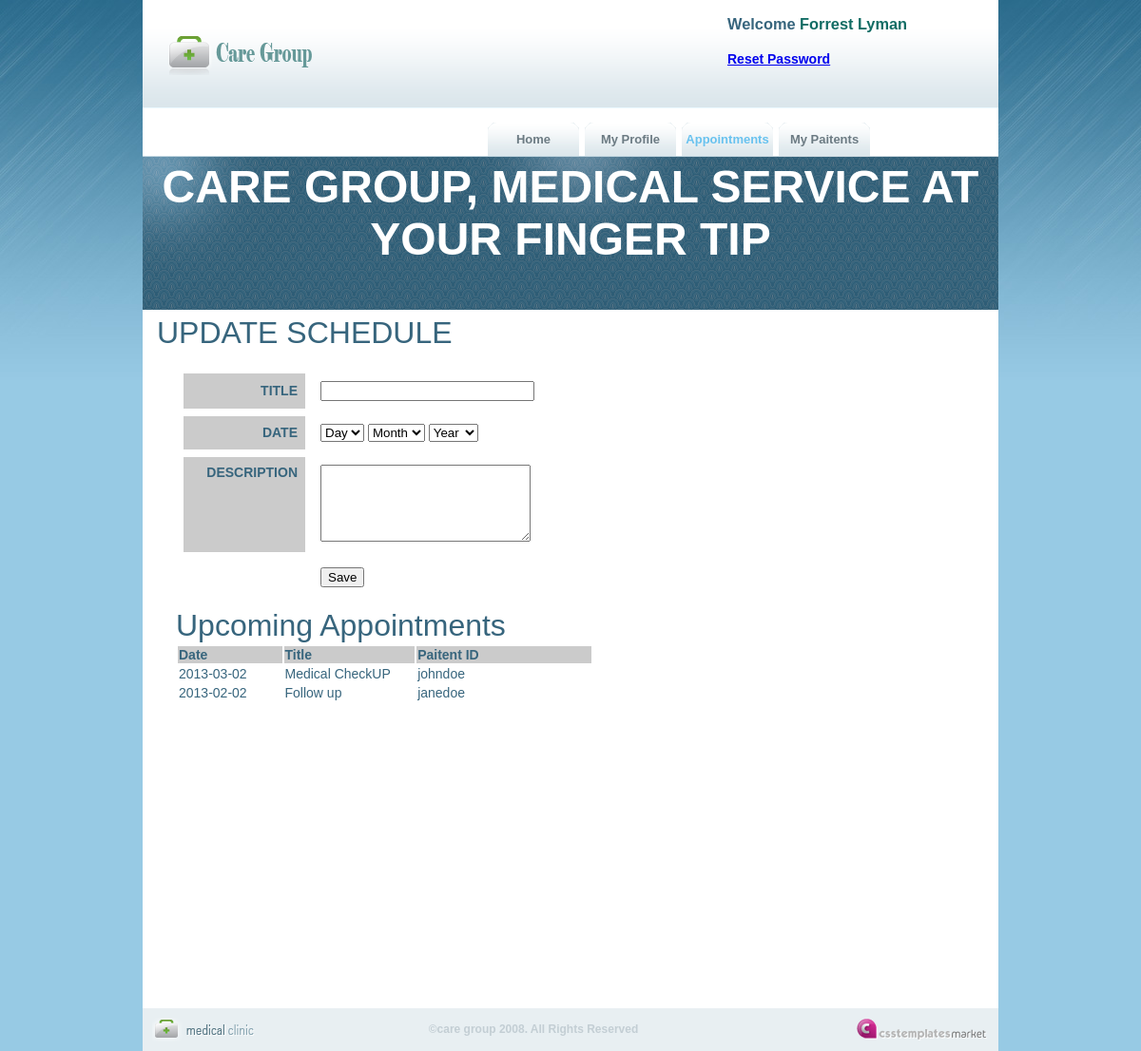
/MyAppointments.php (signed in), run on the app's committed database.
### tables this page shows
CREATE TABLE `appointments` (
  `id` int(10) unsigned NOT NULL auto_increment,
  `PaitentID` varchar(45) NOT NULL,
  `Docid` varchar(20) NOT NULL,
  `aDate` date NOT NULL,
  `Description` varchar(150) NOT NULL,
  `Title` varchar(45) NOT NULL,
  PRIMARY KEY  (`id`),
  KEY `FK_appointments_pat` (`PaitentID`),
  KEY `FK_appointments_doc` (`Docid`)
);

### Include/db.php (called while the page is built, shortened)
<?php
    class DataManager
    {
        var $user = "Admin";
        var $pass = "P@SSW)RD";
        var $dbHost = "localhost";
        function DataManager()
        {
            $this->con = mysql_connect($this->dbHost, $this->user, $this->pass)
            or die ("Could not connect to db: " . mysql_error());
		}
		function getDocApp2($did)
		{
			return mysql_query("SELECT * FROM appointments WHERE DocID='".$did."'");
		}
	}
?>

### MyAppointments.php (the view, shortened to what this page needs)
<?php
require_once("Include/db.php");
$db=new DataManager();
?>
<!DOCTYPE HTML>
<html>
<head>
<link href="Style/style.css" rel="stylesheet" type="text/css">
</head>
<body>
<div id="main_container">
	<div class="header">
    	<div id="logo"><a href="index.php"><img src="Style/images/logo.png" alt="" title="" width="162" height="54" border="0" /></a></div>
    	<div class="right_header">
            <div class="top_menu">
            <h3>Welcome  <span class="dark_blue"><?php echo $_SESSION['User'];?></span></h3>
            <h4><a href="changePW.php">Reset Password</a></h4>
            </div>
            <div id="menu">
                <ul>
                    <li><a href="DoctorHome.php" title="">Home</a></li>
                    <li><a href="Doctors.php" title="">My Profile</a></li>
                    <li><a class="current" href="#" title="">Appointments</a></li>
                    <li><a href="DocPaitents.php" title="">My Paitents</a></li>
                </ul>
            </div>
        </div>
    </div>
	<div class="pattern_bg1">
   <marquee> <h1><font size="+6">CARE GROUP, MEDICAL SERVICE AT YOUR FINGER TIP</font></h1></p></marquee>
  </div>
    <div id="main_content">
    <br/>
    <p><font size="+3">UPDATE SCHEDULE</font></p>
    <div id="programMenu">
   	  <form action="MyAppointments.php" method="POST">
      <table width="393" border="0" cellpadding="8" cellspacing="8">
        <tr>
          <th width="137" align="right" bgcolor="#CBCBCB">TITLE</th>
          <td width="200"><input name="title" type="text" id="title" size="25" value="<?php echo $_POST['title']?>"></td>
        </tr>
        <tr>
          <th align="right" bgcolor="#CBCBCB">DATE</th>
          <td><select name="day" id="day">
            <option value="Day">Day</option>
          </select>
            <select name="month" id="month">
              <option value="Month">Month</option>
          </select>
            <select name="year" id="year">
              <option value="Year">Year</option>
          </select></td>
        </tr>
        <tr>
          <th width="137" align="right" valign="top" bgcolor="#CBCBCB">DESCRIPTION</th>
          <td><textarea name="description" cols="25" rows="5" id="description" ><?php echo $_POST['description']?></textarea>
          </td>
        </tr>
       <tr>
          <th width="137" align="right" ></th>
          <td width="200"><input type="submit" value="Save"></td>
        </tr>
      </table>
     <br/>
    <p><font size="+3">Upcoming Appointments</font></p>
      </form>
    	<table width="439">
    	  <tr bgcolor="#CBCBCB">
    	    <th width="107">Date</th>
    	    <th width="135">Title</th>
            <th width="181">Paitent ID</th>
  	    </tr>
        <?php
			$result1=$db->getDocApp2($_SESSION['ID']);
			while($row1=mysql_fetch_array($result1))
			{
			  echo'
				<tr>
				  <td>'.$row1['aDate'].'</td>
				  <td>'.$row1['Title'].'</td>
				  <td>'.$row1['PaitentID'].'</td>
				</tr>';
			}
		?>
  	  </table>
    	<br/>
    </div>
   </div>
</div>
     <div id="footer">
     	<div class="copyright">
        <img src="Style/images/footer_logo.gif" alt="" title="" />
        </div>
        <div class="center_footer">&copy;care group 2008. All Rights Reserved</div>
   	   <div class="footer_links">
        <a href="http://csstemplatesmarket.com"><img src="Style/images/csstemplatesmarket.gif" alt="csstemplatesmarket" title="csstemplatesmarket" border="0" /></a><br />
   	   </div>
    </div>
</body>
</html>

### Style/style.css (style rules this page uses)
body { background:url(images/bg.jpg) no-repeat top center #97cae4; margin:0px; padding:0px; font-family:Arial, Helvetica, sans-serif; font-size:14px; color: #37657D; }
form { word-spacing: normal; white-space: normal; }
p { margin:0px; padding:0 0 5px 0; line-height:17px; text-align:left; color: #37657D; }
h1 { color:#fff; font-size:16px; font-weight:bold; margin:0px; padding:5px 0 5px 0; }
span.dark_blue { color:#116c64; }
#main_container { width:900px; height:auto; margin:auto; background-color:#fff; }
.header { width:900px; height:114px; margin:auto; background:url(images/header_bg.gif) repeat-x; }
.right_header { float:right; width:550px; }
#logo { padding:30px 0 0 20px; float:left; }
#menu { width:540px; height:35px; float:right; padding:40px 0 0 0; }
#menu ul { list-style:none;padding:0px;margin:0px;display:block; font-weight:bold; }
#menu ul li { list-style:none;display:inline;float:left;width:96px;height:35px;padding:0px;line-height:35px;font-size:13px;margin:0 3px 0 3px; }
#menu ul li a { height:35px; width:96px;float:left;text-decoration:none;padding:0px;margin:0px;color:#6c7b83;text-align:center; background:url(images/menu_bt.gif) no-repeat center; }
#menu ul li a.current { height:35px;width:96px;float:left;text-decoration:none;padding:0px;margin:0px;color: #68C2EF;background:url(images/menu_bt.gif) no-repeat center; }
.top_menu { width:285px; float:right; }
.pattern_bg1 { width:900px; height:162px; clear:both; margin:auto; text-align:center; background:url(images/pattern_bg.gif) no-repeat center; }
#main_content { width:885px; height: autopx; margin: auto; padding:0 0 0 15px; }
#programMenu { width:850px; height:auto; float:right; margin-top: 10px; margin-right: 10px; margin-bottom: 300px; margin-left: 10px; padding: 5px; text-align: left; }
ol,ul,li { margin:auto; list-style:none; line-height:15px; }
#footer { margin:auto; width:900px; height:45px; color:#508aa1; background-color:#e8eff2; }
.copyright { float:left; padding:10px 0 0 10px; }
.center_footer { color:#c3ced4; font-size:12px; font-weight:bold; width:550px; padding:15px; text-align:center; float:left; }
.footer_links { float:right; padding:10px 10px 0 0; }

### MyAppointments.php (style rules this page uses)
#main_container #main_content #programMenu table { text-align: left; }

### data on the page
appointments: aDate "2013-03-02", Title "Medical CheckUP", PaitentID "johndoe"
appointments: aDate "2013-02-02", Title "Follow up", PaitentID "janedoe"

### other printed values
$_SESSION['User'] "Forrest Lyman"
